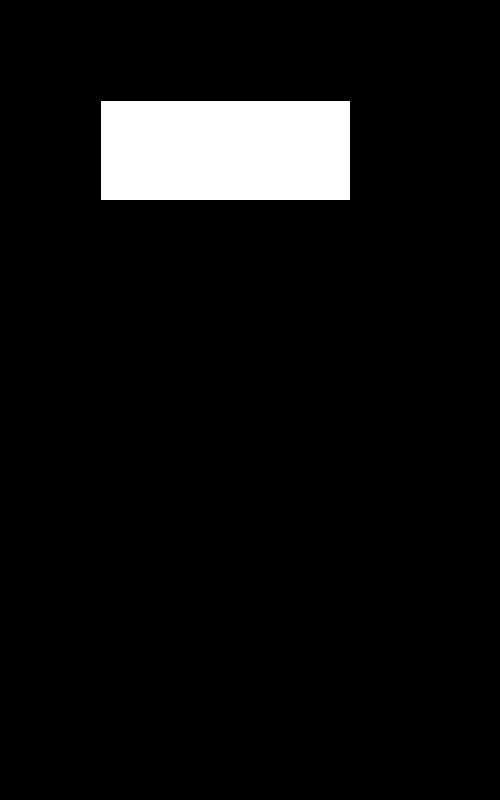
Frame 1 (no input)
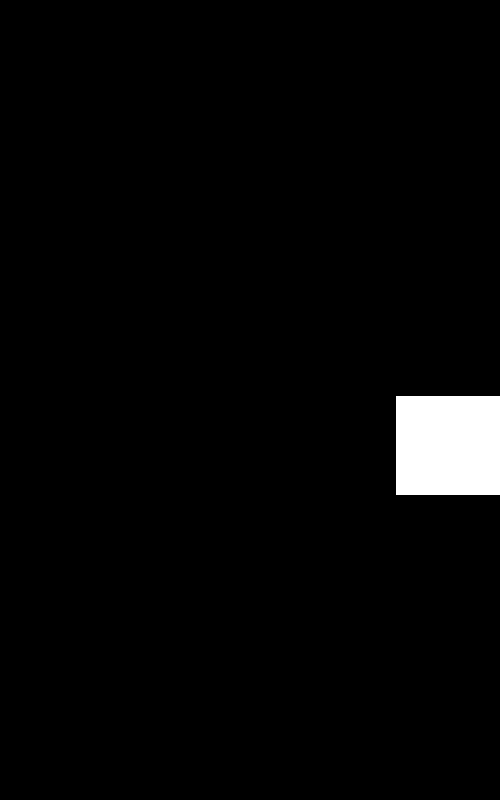
Frame 60 (the mouse pressed at the canvas centre just before this capture)
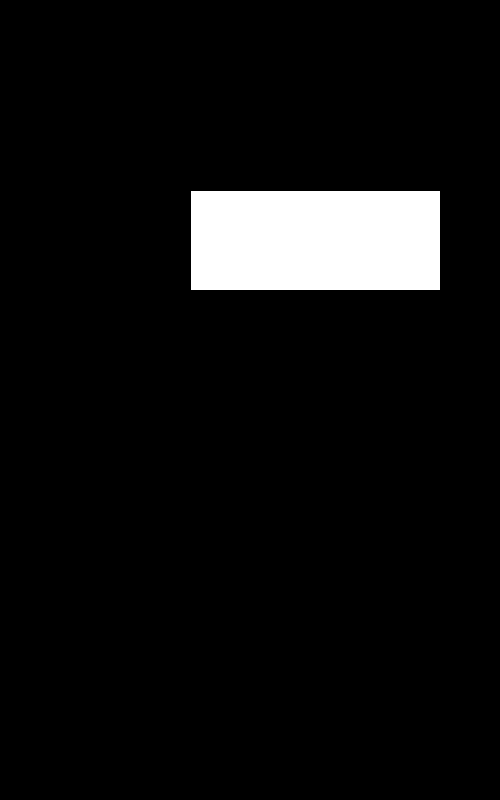
Frame 120 (the mouse held since frame 60 and released just before this capture)

The Processing sketch that drew these frames (run headless with seeded random() and noise(); from frame 60 on, the mouse is pressed at the canvas centre):

// Processing sketch: moveARectangle
// ── moveARectangle.pde
// Rectangle starts at location x
float x = 100;
float y = 100;

void setup() {
  size(500, 800);
}

void draw() {
  background(0);
  fill(255);
  
  // Display object
  rect(x, y, 250, 100);
  
  // Increment x
  y = y + 5;
  x = x + 5;
  
  if(x>width){
   x = 0; 
  }
  if(y>width){
   y = 0; 
  }
}
